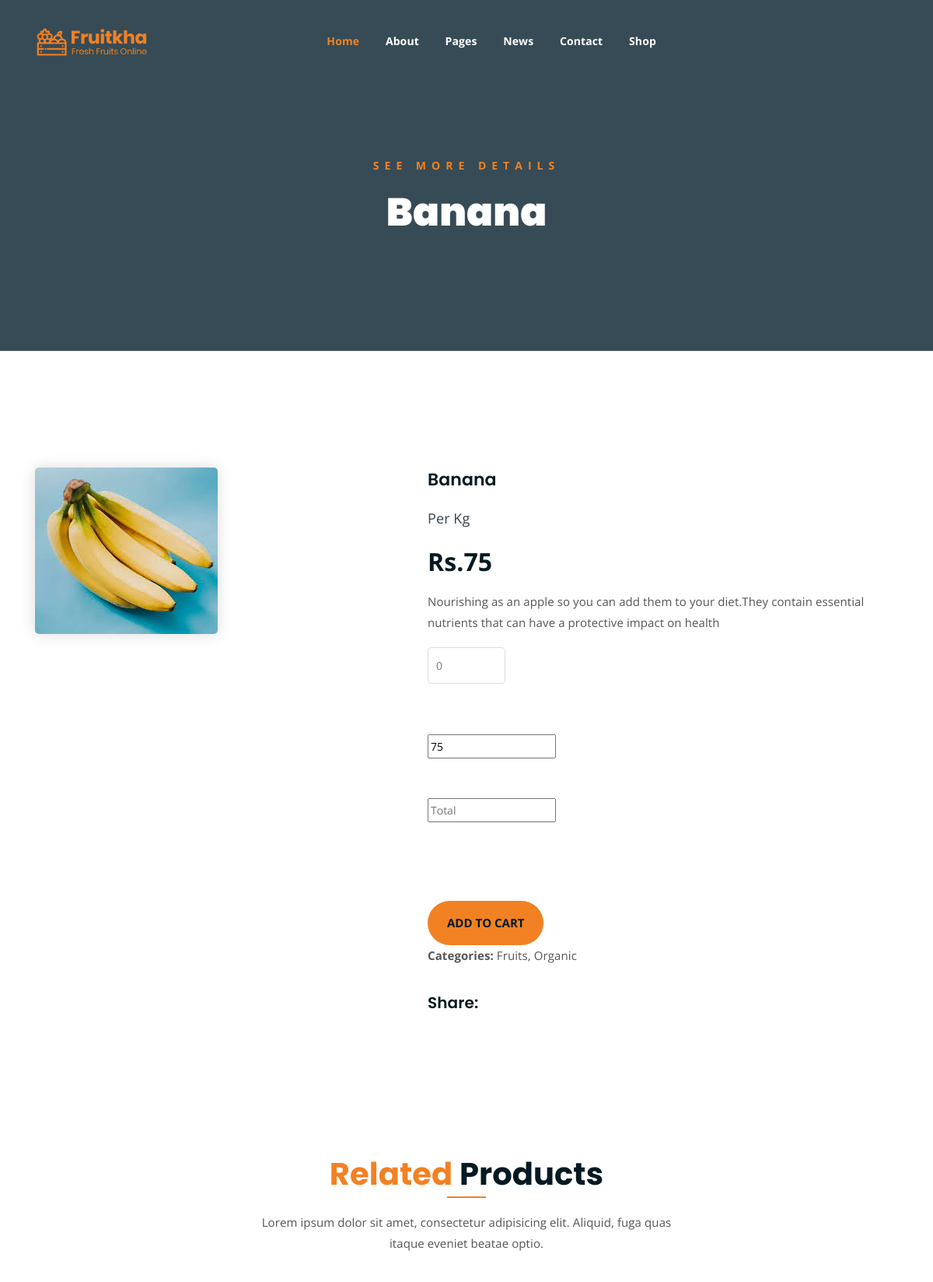
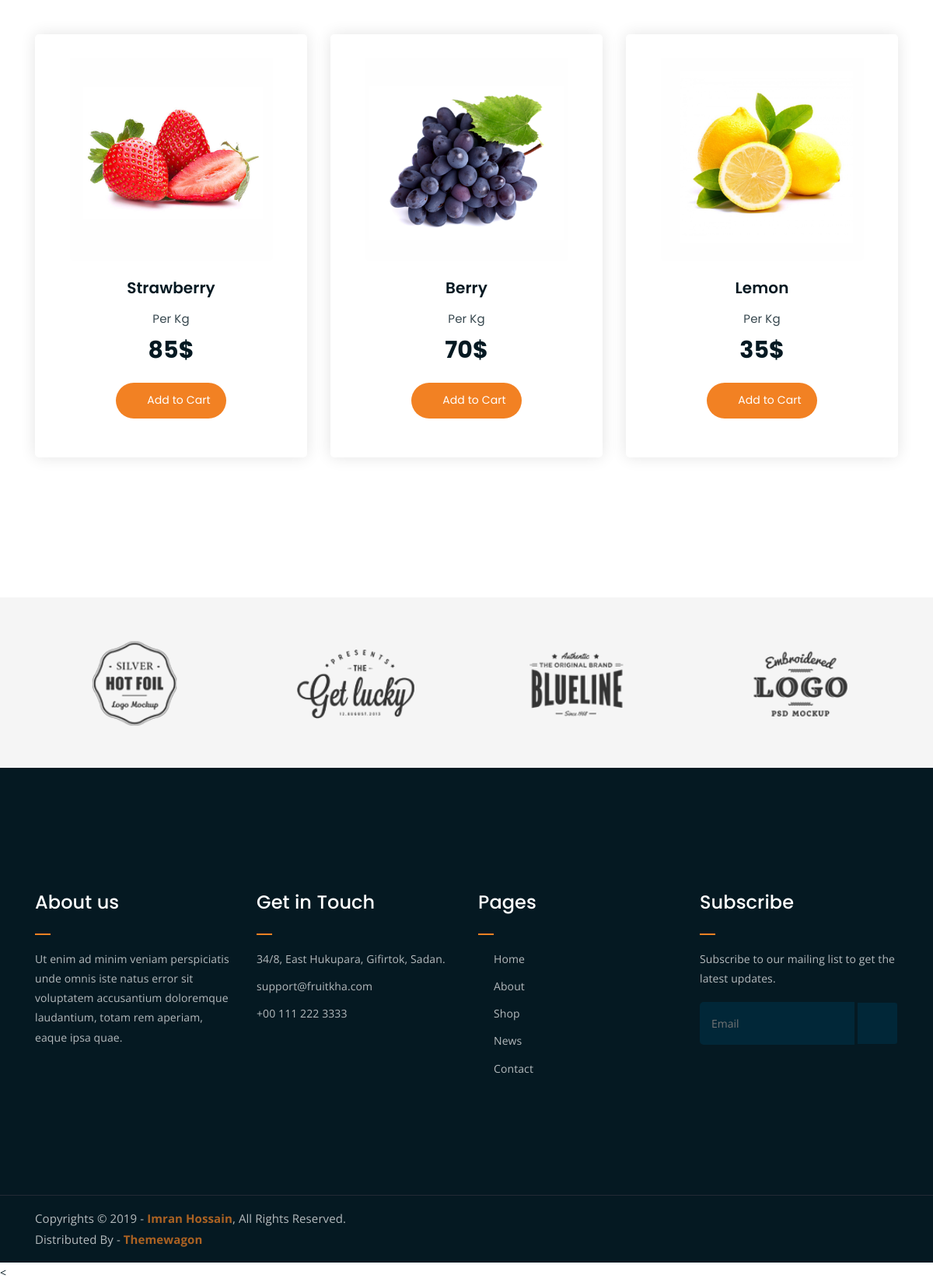
/Mymart/single/2/, run on the app's committed database (2 pictures, top to bottom).
### Backend/models.py (models this page shows)
class productdb(models.Model):
    Category=models.CharField(max_length=100,null=True,blank=True)
    PName=models.CharField(max_length=100,null=True,blank=True)
    Price=models.IntegerField(null=True,blank=True)
    PDesc=models.CharField(max_length=100,null=True,blank=True)
    PImage=models.ImageField(upload_to="Product Images",null=True,blank=True)

### webapp/views.py (the view)
# urls.py: path('single/<int:pro_id>/', views.single, name="single"),
def single(request,pro_id):
    data=productdb.objects.get(id=pro_id)
    return render(request,"singleproducts.html",{'data':data})

### webapp/templates/singleproducts.html (shortened to what this page needs)
<!DOCTYPE html>
{% load static %}
<html lang="en">
<head>
	<link rel="stylesheet" href="{% static 'assets/css/all.min.css' %}">
	<link rel="stylesheet" href="{% static 'assets/bootstrap/css/bootstrap.min.css' %}">
	<link rel="stylesheet" href="{% static 'assets/css/owl.carousel.css' %}">
	<link rel="stylesheet" href="{% static 'assets/css/magnific-popup.css' %}">
	<link rel="stylesheet" href="{% static 'assets/css/animate.css' %}">
	<link rel="stylesheet" href="{% static 'assets/css/meanmenu.min.css' %}">
	<link rel="stylesheet" href="{% static 'assets/css/main.css' %}">
	<link rel="stylesheet" href="{% static 'assets/css/responsive.css' %}">
</head>
<body>
	<div class="top-header-area" id="sticker">
		<div class="container">
			<div class="row">
				<div class="col-lg-12 col-sm-12 text-center">
					<div class="main-menu-wrap">
						<div class="site-logo">
							<a href="index.html">
								<img src="{% static 'assets/img/logo.png' %}" alt="">
							</a>
						</div>
						<nav class="main-menu">
							<ul>
								<li class="current-list-item"><a href="#">Home</a>
								</li>
								<li><a href="about.html">About</a></li>
								<li><a href="#">Pages</a>
								</li>
								<li><a href="news.html">News</a>
								</li>
								<li><a href="contact.html">Contact</a></li>
								<li><a href="shop.html">Shop</a>
								</li>
								<li>
									<div class="header-icons">
										<a class="shopping-cart" href="cart.html"><i class="fas fa-shopping-cart"></i></a>
										<a class="mobile-hide search-bar-icon" href="#"><i class="fas fa-search"></i></a>
									</div>
								</li>
							</ul>
						</nav>
					</div>
				</div>
			</div>
		</div>
	</div>
	<div class="breadcrumb-section breadcrumb-bg">
		<div class="container">
			<div class="row">
				<div class="col-lg-8 offset-lg-2 text-center">
					<div class="breadcrumb-text">
						<p>See more Details</p>
						<h1>{{data.PName}}</h1>
					</div>
				</div>
			</div>
		</div>
	</div>
	<div class="single-product mt-150 mb-150">
		<div class="container">
			<div class="row">
				<div class="col-md-5">
					<div class="single-product-img">
						<img src="{{data.PImage.url}}" alt="">
					</div>
				</div>
				<div class="col-md-7">
					<div class="single-product-content">
						<h3>{{data.PName}}</h3>
						<p class="single-product-pricing"><span>Per Kg</span> Rs.{{data.Price}}</p>
						<p>{{data.PDesc}}</p>
						<div class="single-product-form">
							<form method="post" action="{% url 'add_cart' %}">
								<input type="number" min="1" placeholder="0"  id="qty"name="quantity"><br><br><br>
								<input type="text" name="" id="price"  placeholder="price" value="{{data.Price}}" ><br><br><br>
								<input type="text" placeholder="Total" name="tprice" id="total" ><br><br><br>
								<input type="hidden" value="{{request.session.Username}}" name="uname" readonly><br><br>
							    <p><input type="submit" value="Add to cart"></p>
							</form>
							<p><strong>Categories: </strong>Fruits, Organic</p>
						</div>
						<h4>Share:</h4>
						<ul class="product-share">
							<li><a href=""><i class="fab fa-facebook-f"></i></a></li>
							<li><a href=""><i class="fab fa-twitter"></i></a></li>
							<li><a href=""><i class="fab fa-google-plus-g"></i></a></li>
							<li><a href=""><i class="fab fa-linkedin"></i></a></li>
						</ul>
					</div>
				</div>
			</div>
		</div>
	</div>
	<div class="more-products mb-150">
		<div class="container">
			<div class="row">
				<div class="col-lg-8 offset-lg-2 text-center">
					<div class="section-title">
						<h3><span class="orange-text">Related</span> Products</h3>
						<p>Lorem ipsum dolor sit amet, consectetur adipisicing elit. Aliquid, fuga quas itaque eveniet beatae optio.</p>
					</div>
				</div>
			</div>
			<div class="row">
				<div class="col-lg-4 col-md-6 text-center">
					<div class="single-product-item">
						<div class="product-image">
							<a href="single-product.html"><img src="{% static 'assets/img/products/product-img-1.jpg' %}" alt=""></a>
						</div>
						<h3>Strawberry</h3>
						<p class="product-price"><span>Per Kg</span> 85$ </p>
						<a href="cart.html" class="cart-btn"><i class="fas fa-shopping-cart"></i> Add to Cart</a>
					</div>
				</div>
				<div class="col-lg-4 col-md-6 text-center">
					<div class="single-product-item">
						<div class="product-image">
							<a href="single-product.html"><img src="{% static 'assets/img/products/product-img-2.jpg' %}" alt=""></a>
						</div>
						<h3>Berry</h3>
						<p class="product-price"><span>Per Kg</span> 70$ </p>
						<a href="cart.html" class="cart-btn"><i class="fas fa-shopping-cart"></i> Add to Cart</a>
					</div>
				</div>
				<div class="col-lg-4 col-md-6 offset-lg-0 offset-md-3 text-center">
					<div class="single-product-item">
						<div class="product-image">
							<a href="single-product.html"><img src="{% static 'assets/img/products/product-img-3.jpg' %}" alt=""></a>
						</div>
						<h3>Lemon</h3>
						<p class="product-price"><span>Per Kg</span> 35$ </p>
						<a href="cart.html" class="cart-btn"><i class="fas fa-shopping-cart"></i> Add to Cart</a>
					</div>
				</div>
			</div>
		</div>
	</div>
	<div class="logo-carousel-section">
		<div class="container">
			<div class="row">
				<div class="col-lg-12">
					<div class="logo-carousel-inner">
						<div class="single-logo-item">
							<img src="{% static 'assets/img/company-logos/1.png' %}" alt="">
						</div>
						<div class="single-logo-item">
							<img src="{% static 'assets/img/company-logos/2.png' %}" alt="">
						</div>
						<div class="single-logo-item">
							<img src="{% static 'assets/img/company-logos/3.png' %}" alt="">
						</div>
						<div class="single-logo-item">
							<img src="{% static 'assets/img/company-logos/4.png' %}" alt="">
						</div>
					</div>
				</div>
			</div>
		</div>
	</div>
	<div class="footer-area">
		<div class="container">
			<div class="row">
				<div class="col-lg-3 col-md-6">
					<div class="footer-box about-widget">
						<h2 class="widget-title">About us</h2>
						<p>Ut enim ad minim veniam perspiciatis unde omnis iste natus error sit voluptatem accusantium doloremque laudantium, totam rem aperiam, eaque ipsa quae.</p>
					</div>
				</div>
				<div class="col-lg-3 col-md-6">
					<div class="footer-box get-in-touch">
						<h2 class="widget-title">Get in Touch</h2>
						<ul>
							<li>34/8, East Hukupara, Gifirtok, Sadan.</li>
							<li>support@fruitkha.com</li>
							<li>+00 111 222 3333</li>
						</ul>
					</div>
				</div>
				<div class="col-lg-3 col-md-6">
					<div class="footer-box pages">
						<h2 class="widget-title">Pages</h2>
						<ul>
							<li><a href="index.html">Home</a></li>
							<li><a href="about.html">About</a></li>
							<li><a href="services.html">Shop</a></li>
							<li><a href="news.html">News</a></li>
							<li><a href="contact.html">Contact</a></li>
						</ul>
					</div>
				</div>
				<div class="col-lg-3 col-md-6">
					<div class="footer-box subscribe">
						<h2 class="widget-title">Subscribe</h2>
						<p>Subscribe to our mailing list to get the latest updates.</p>
						<form action="index.html">
							<input type="email" placeholder="Email">
							<button type="submit"><i class="fas fa-paper-plane"></i></button>
						</form>
					</div>
				</div>
			</div>
		</div>
	</div>
	<div class="copyright">
		<div class="container">
			<div class="row">
				<div class="col-lg-6 col-md-12">
					<p>Copyrights &copy; 2019 - <a href="https://imransdesign.com/">Imran Hossain</a>,  All Rights Reserved.<br>
						Distributed By - <a href="https://themewagon.com/">Themewagon</a>
					</p>
				</div>
				<div class="col-lg-6 text-right col-md-12">
					<div class="social-icons">
						<ul>
							<li><a href="#" target="_blank"><i class="fab fa-facebook-f"></i></a></li>
							<li><a href="#" target="_blank"><i class="fab fa-twitter"></i></a></li>
							<li><a href="#" target="_blank"><i class="fab fa-instagram"></i></a></li>
							<li><a href="#" target="_blank"><i class="fab fa-linkedin"></i></a></li>
							<li><a href="#" target="_blank"><i class="fab fa-dribbble"></i></a></li>
						</ul>
					</div>
				</div>
			</div>
		</div>
	</div>
	<<script src="{% static 'assets/js/jquery-1.11.3.min.js' %}"></script>
</body>
</html>

### data on the page
productdb: PName "Banana", PImage (picture), Price "75", PDesc "Nourishing as an apple so you can add them to your diet.They contain essential nutrients that can have a protective impact on health"
